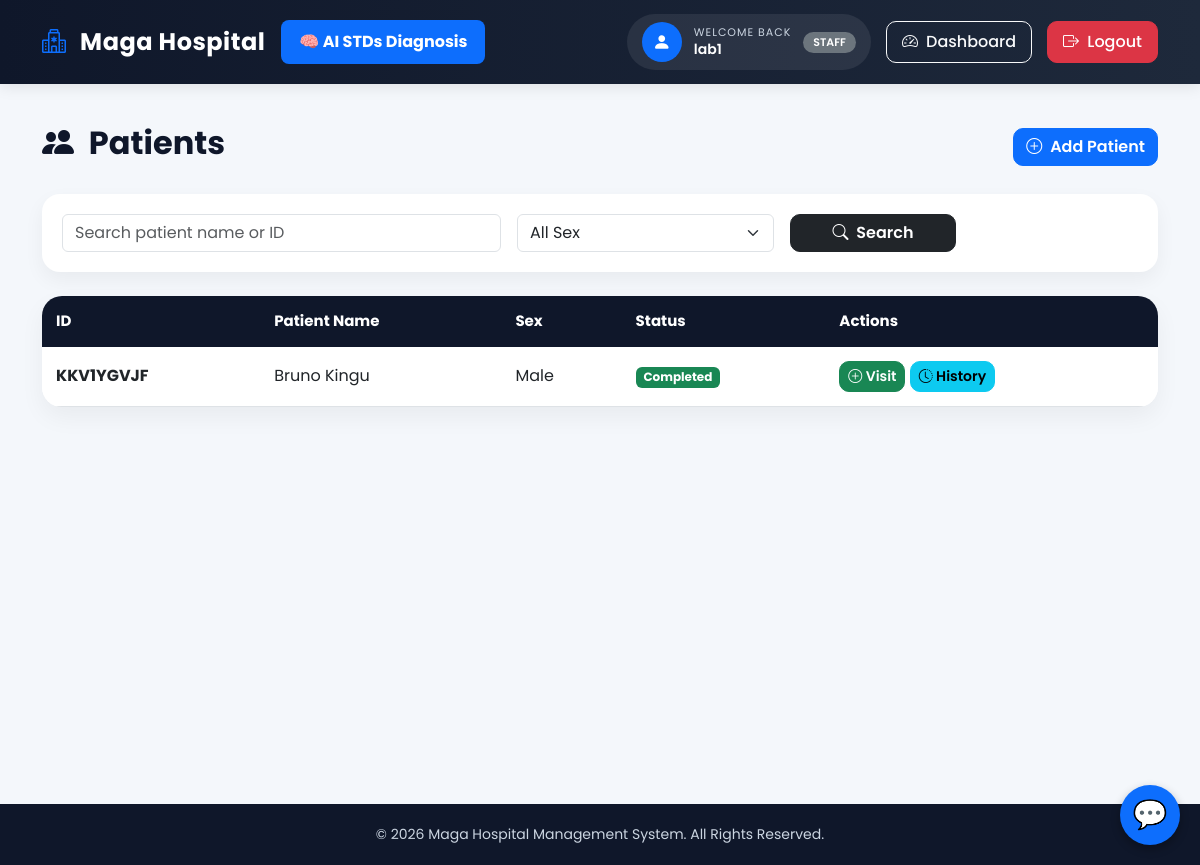
Before: /patients/ (signed in) with the older database file.
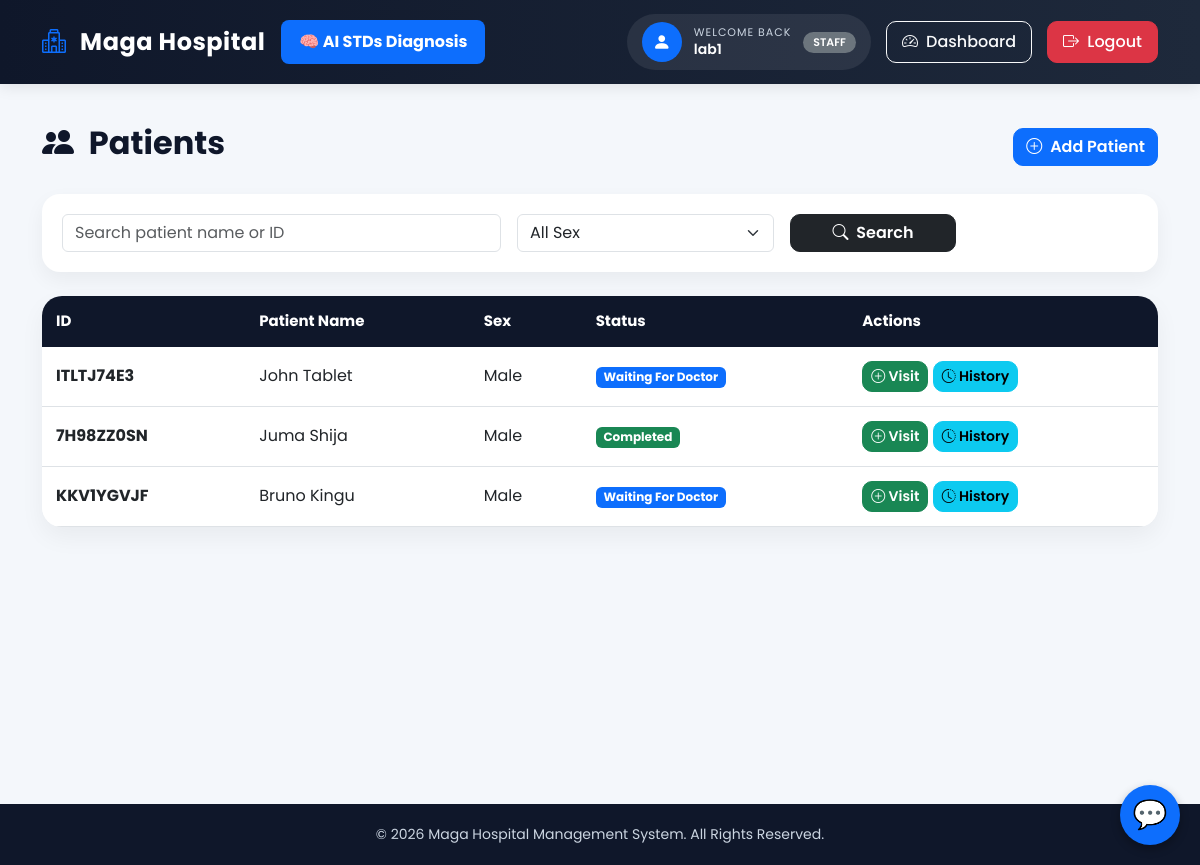
After: the same page with the newer database file.
### magahospital/models.py (models this page shows, shortened)
class Patient(models.Model):
    idno = models.CharField(
        max_length=9,
        unique=True,
        default=generate_random_code,
        editable=False
    )
    firstname = models.CharField(
        max_length=200
    )
    secondname = models.CharField(
        max_length=200
    )
    age = models.IntegerField()
    address = models.CharField(
        max_length=200
    )
    sex = models.CharField(
        max_length=1,
        choices=SEX
    )
    created_at = models.DateTimeField(
        default=timezone.now
    )
    class Meta:
        ordering = ['-created_at']

### magahospital/views.py (the view)
@login_required
def patient_list(request):
    query = request.GET.get('q')
    sex = request.GET.get('sex')
    patients = Patient.objects.prefetch_related(
        'visits'
    ).all().order_by(
        '-created_at'
    )
    if query:
        patients = patients.filter(
            Q(firstname__icontains=query) |
            Q(secondname__icontains=query) |
            Q(idno__icontains=query)
        )
    if sex:
        patients = patients.filter(
            sex=sex
        )
    patients = list(patients)
    for patient in patients:
        patient.current_visit = Visit.objects.filter(
        patient=patient
    ).order_by('-id').first()
    return render(
        request,
        'magahospital/patient_list.html',
        {
            'patients': patients
        }
    )

### magahospital/templates/magahospital/patient_list.html (shortened to what this page needs)
{% extends 'magahospital/base.html' %}
{% load static %}
{% block content %}
<div class="d-flex justify-content-between align-items-center mb-4">
    <h2 class="page-title">
        <i class="bi bi-people-fill me-2"></i>
        Patients
    </h2>
    <a href="{% url 'create_patient' %}"
       class="btn btn-primary btn-custom">
        <i class="bi bi-plus-circle me-1"></i>
        Add Patient
    </a>
</div>
<div class="search-card mb-4">
    <form method="GET" class="row g-3">
        <div class="col-md-5">
            <input type="text"
                   name="q"
                   class="form-control"
                   placeholder="Search patient name or ID"
                   value="{{ request.GET.q }}">
        </div>
        <div class="col-md-3">
            <select name="sex" class="form-select">
                <option value="">All Sex</option>
            </select>
        </div>
        <div class="col-md-2">
            <button type="submit"
                    class="btn btn-dark w-100 btn-custom">
                <i class="bi bi-search me-1"></i>
                Search
            </button>
        </div>
    </form>
</div>
<div class="table-card">
    <table class="table table-hover custom-table mb-0">
        <thead>
            <tr>
                <th>ID</th>
                <th>Patient Name</th>
                <th>Sex</th>
                <th>Status</th>
                <th>Actions</th>
            </tr>
        </thead>
        <tbody>
        {% for patient in patients %}
            <tr>
                <td>
                    <strong>
                        {{ patient.idno }}
                    </strong>
                </td>
                <td>
                    {{ patient.firstname }}
                    {{ patient.secondname }}
                </td>
                <td>
                    {% if patient.sex == "M" %}
                        Male
                    {% else %}
                        Female
                    {% endif %}
                </td>
<td>
{% with latest_visit=patient.current_visit %}
    {% if latest_visit %}
        {% if latest_visit.status == "Doctor" %}
            <span class="badge bg-primary">
                Waiting For Doctor
            </span>
        {% elif latest_visit.status == "Lab" %}
            <span class="badge bg-warning text-dark">
                Waiting For Laboratory
            </span>
        {% elif latest_visit.status == "Prescription" %}
            <span class="badge bg-info text-dark">
                Waiting For Prescription
            </span>
        {% elif latest_visit.status == "Dispense" %}
            <span class="badge bg-danger">
                Waiting For Dispense
            </span>
        {% elif latest_visit.status == "Completed" %}
            <span class="badge bg-success">
                Completed
            </span>
        {% else %}
            <span class="badge bg-secondary">
                {{ latest_visit.status }}
            </span>
        {% endif %}
    {% else %}
        <span class="badge bg-secondary">
            No Visit
        </span>
    {% endif %}
{% endwith %}
</td>
                <td>
                    <a href="{% url 'create_visit' patient.idno %}"
                       class="btn btn-success btn-sm btn-custom">
                        <i class="bi bi-plus-circle"></i>
                        Visit
                    </a>
                    <a href="{% url 'patient_history' patient.idno %}"
                       class="btn btn-info btn-sm btn-custom">
                        <i class="bi bi-clock-history"></i>
                        History
                    </a>
                </td>
            </tr>
        {% empty %}
            <tr>
                <td colspan="5" class="text-center p-4">
                    No patients found
                </td>
            </tr>
        {% endfor %}
        </tbody>
    </table>
</div>
{% endblock %}

### magahospital/templates/magahospital/base.html (shortened to what this page needs)
{% load static %}
<!DOCTYPE html>
<html lang="en">
<head>
    <link href="https://cdn.jsdelivr.net/npm/bootstrap@5.3.0/dist/css/bootstrap.min.css" rel="stylesheet">
    <link href="https://cdn.jsdelivr.net/npm/bootstrap-icons@1.11.3/font/bootstrap-icons.min.css" rel="stylesheet">
    <link rel="stylesheet" href="{% static 'css/style.css' %}">
    <link rel="stylesheet" href="{% static 'css/chatbot.css' %}">
    <link rel="stylesheet" href="{% static 'css/style.css' %}">
</head>
<body>
<nav class="navbar navbar-expand-lg navbar-dark">
    <div class="container">
        <a class="navbar-brand" href="{% url 'index' %}">
            <i class="bi bi-hospital me-2"></i>
            Maga Hospital
        </a>
        <div class="collapse navbar-collapse" id="navbarContent">
        <a href="/predict/" class="ai-nav-btn me-4">
    🧠 AI STDs Diagnosis
        </a>
            <div class="ms-auto user-section">
                {% if request.user.is_authenticated %}
                <div class="welcome-box">
                    <div class="avatar">
                        <i class="bi bi-person-fill"></i>
                    </div>
                    <div class="welcome-text">
                        <small>WELCOME BACK</small>
                        <span>
                            {{ request.user.username }}
                        </span>
                    </div>
                    {% if is_admin %}
                        <span class="badge bg-danger role-badge">
                            ADMIN
                        </span>
                    {% elif is_doctor %}
                        <span class="badge bg-success role-badge">
                            DOCTOR
                        </span>
                    {% elif is_lab %}
                        <span class="badge bg-warning text-dark role-badge">
                            LAB
                        </span>
                    {% elif is_dispense %}
                        <span class="badge bg-primary role-badge">
                            DISPENSER
                        </span>
                    {% else %}
                        <span class="badge bg-secondary role-badge">
                            STAFF
                        </span>
                    {% endif %}
                </div>
                <a href="{% url 'dashboard' %}"
                   class="btn btn-outline-light nav-btn">
                    <i class="bi bi-speedometer2 me-1"></i>
                    Dashboard
                </a>
                <a href="{% url 'logout' %}"
                   class="btn btn-danger nav-btn">
                    <i class="bi bi-box-arrow-right me-1"></i>
                    Logout
                </a>
                {% endif %}
            </div>
        </div>
    </div>
</nav>
<div class="container main-content">
    {% block content %}
    {% endblock %}
</div>
<footer>
    <div class="container">
        <p>
            © 2026 Maga Hospital Management System. All Rights Reserved.
        </p>
    </div>
</footer>
<div class="chat-circle" id="chat-toggle">
    💬
</div>
</body>
</html>

### magahospital/static/css/style.css (style rules this page uses)
* { margin:0; padding:0; box-sizing:border-box; }
body { font-family:'Poppins', sans-serif; background:#f4f7fb; color:#333; }
.navbar { background: linear-gradient(90deg, #0f172a, #1e293b) !important; padding:14px 0; box-shadow:0 2px 15px rgba(0,0,0,0.1); }
.navbar-brand { font-size:1.5rem; font-weight:700; color:#fff !important; letter-spacing:0.5px; }
.navbar-brand i { color:#0d6efd; }
.ai-nav-btn { background:#0d6efd; color:#fff !important; padding:10px 18px; border-radius:8px; text-decoration:none; font-weight:bold; transition:0.3s; }
.user-section { display:flex; align-items:center; gap:15px; }
.welcome-box { display:flex; align-items:center; gap:12px; background:rgba(255,255,255,0.08); padding:8px 15px; border-radius:50px; }
.avatar { width:40px; height:40px; border-radius:50%; background:#0d6efd; display:flex; align-items:center; justify-content:center; color:#fff; font-size:18px; }
.welcome-text { line-height:1.2; }
.welcome-text small { display:block; color:#cbd5e1; font-size:11px; letter-spacing:1px; }
.welcome-text span { color:#fff; font-size:14px; font-weight:600; }
.role-badge { font-size:11px; padding:5px 10px; border-radius:20px; font-weight:600; }
.nav-btn { border-radius:10px; padding:8px 15px; font-weight:500; transition:0.3s; }
.main-content { padding-top:40px; min-height:85vh; }
footer { background:#0f172a; color:#fff; text-align:center; padding:20px 0; margin-top:40px; }
footer p { margin:0; font-size:14px; color:#cbd5e1; }

### magahospital/static/css/chatbot.css (style rules this page uses)
.chat-circle { position: fixed; bottom: 20px; right: 20px; width: 60px; height: 60px; background: #0d6efd; color: white; border-radius: 50%; display: flex; justify-content: center; align-items: center; font-size: 28px; cursor: pointer; box-shadow: 0 4px 10px rgba(0,0,0,0.3); z-index: 9999; }

### magahospital/templates/magahospital/patient_list.html (style rules this page uses)
.page-title { font-weight:700; color:#0f172a; }
.table-card { background:#fff; border:none; border-radius:20px; box-shadow:0 10px 25px rgba(0,0,0,0.05); overflow:hidden; }
.custom-table th { background:#0f172a; color:#fff; border:none; padding:14px; font-size:15px; }
.custom-table td { vertical-align:middle; padding:14px; }
.search-card { background:#fff; border:none; border-radius:18px; box-shadow:0 8px 20px rgba(0,0,0,0.05); padding:20px; }
.btn-custom { border-radius:10px; font-weight:600; }

Changed rows visible on the page:
added Patient: idno "ITLTJ74E3", firstname "John", secondname "Tablet", sex "Male", shows "Waiting For Doctor"
added Patient: idno "7H98ZZ0SN", firstname "Juma", secondname "Shija", sex "Male", shows "Completed"
computed for Patient "KKV1YGVJF": text "Completed" → "Waiting For Doctor"
